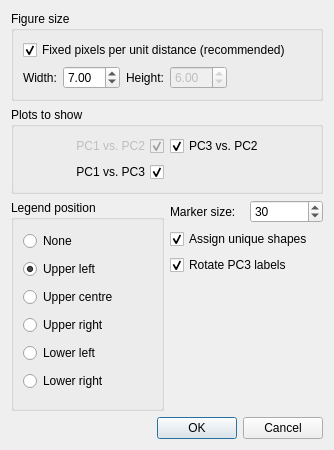
<?xml version="1.0" encoding="UTF-8"?>
<ui version="4.0">
 <class>PcaPlotDialog</class>
 <widget class="QDialog" name="PcaPlotDialog">
  <property name="geometry">
   <rect>
    <x>0</x>
    <y>0</y>
    <width>334</width>
    <height>450</height>
   </rect>
  </property>
  <property name="sizePolicy">
   <sizepolicy hsizetype="Fixed" vsizetype="Fixed">
    <horstretch>0</horstretch>
    <verstretch>0</verstretch>
   </sizepolicy>
  </property>
  <property name="windowTitle">
   <string>PCA plot</string>
  </property>
  <property name="windowIcon">
   <iconset>
    <normaloff>../../../../../icons/programIcon.png</normaloff>../../../../../icons/programIcon.png</iconset>
  </property>
  <layout class="QVBoxLayout" name="verticalLayout_4">
   <item>
    <widget class="QGroupBox" name="groupBox_3">
     <property name="title">
      <string>Figure size</string>
     </property>
     <layout class="QVBoxLayout" name="verticalLayout">
      <item>
       <widget class="QCheckBox" name="chkFixedPixelsPerUnitDistance">
        <property name="text">
         <string>Fixed pixels per unit distance (recommended)</string>
        </property>
        <property name="checked">
         <bool>true</bool>
        </property>
       </widget>
      </item>
      <item>
       <layout class="QHBoxLayout" name="horizontalLayout">
        <item>
         <widget class="QLabel" name="lblFigureWidth">
          <property name="text">
           <string>Width:</string>
          </property>
         </widget>
        </item>
        <item>
         <widget class="QDoubleSpinBox" name="spinFigWidth">
          <property name="sizePolicy">
           <sizepolicy hsizetype="Minimum" vsizetype="Fixed">
            <horstretch>0</horstretch>
            <verstretch>0</verstretch>
           </sizepolicy>
          </property>
          <property name="decimals">
           <number>2</number>
          </property>
          <property name="minimum">
           <double>0.500000000000000</double>
          </property>
          <property name="maximum">
           <double>20.000000000000000</double>
          </property>
          <property name="singleStep">
           <double>0.500000000000000</double>
          </property>
          <property name="value">
           <double>7.000000000000000</double>
          </property>
         </widget>
        </item>
        <item>
         <widget class="QLabel" name="lblFigureHeight">
          <property name="text">
           <string>Height:</string>
          </property>
         </widget>
        </item>
        <item>
         <widget class="QDoubleSpinBox" name="spinFigHeight">
          <property name="enabled">
           <bool>false</bool>
          </property>
          <property name="sizePolicy">
           <sizepolicy hsizetype="Minimum" vsizetype="Fixed">
            <horstretch>0</horstretch>
            <verstretch>0</verstretch>
           </sizepolicy>
          </property>
          <property name="minimum">
           <double>0.500000000000000</double>
          </property>
          <property name="maximum">
           <double>20.000000000000000</double>
          </property>
          <property name="singleStep">
           <double>0.050000000000000</double>
          </property>
          <property name="value">
           <double>6.000000000000000</double>
          </property>
         </widget>
        </item>
        <item>
         <spacer name="horizontalSpacer_2">
          <property name="orientation">
           <enum>Qt::Horizontal</enum>
          </property>
          <property name="sizeHint" stdset="0">
           <size>
            <width>10</width>
            <height>20</height>
           </size>
          </property>
         </spacer>
        </item>
       </layout>
      </item>
     </layout>
    </widget>
   </item>
   <item>
    <widget class="QGroupBox" name="groupBox">
     <property name="title">
      <string>Plots to show</string>
     </property>
     <layout class="QVBoxLayout" name="verticalLayout_2">
      <item>
       <layout class="QGridLayout" name="gridLayout">
        <item row="0" column="0">
         <widget class="QCheckBox" name="checkBox">
          <property name="enabled">
           <bool>false</bool>
          </property>
          <property name="layoutDirection">
           <enum>Qt::RightToLeft</enum>
          </property>
          <property name="text">
           <string>PC1 vs. PC2</string>
          </property>
          <property name="checked">
           <bool>true</bool>
          </property>
         </widget>
        </item>
        <item row="0" column="1">
         <widget class="QCheckBox" name="chkPC3vsPC2">
          <property name="text">
           <string>PC3 vs. PC2</string>
          </property>
          <property name="checked">
           <bool>true</bool>
          </property>
         </widget>
        </item>
        <item row="1" column="0">
         <widget class="QCheckBox" name="chkPC1vsPC3">
          <property name="layoutDirection">
           <enum>Qt::RightToLeft</enum>
          </property>
          <property name="text">
           <string>PC1 vs. PC3</string>
          </property>
          <property name="checked">
           <bool>true</bool>
          </property>
         </widget>
        </item>
       </layout>
      </item>
     </layout>
    </widget>
   </item>
   <item>
    <layout class="QHBoxLayout" name="horizontalLayout_4">
     <item>
      <widget class="QGroupBox" name="groupBox_6">
       <property name="title">
        <string>Legend position</string>
       </property>
       <layout class="QVBoxLayout" name="verticalLayout_9">
        <item>
         <widget class="QRadioButton" name="radioLegendPosNone">
          <property name="text">
           <string>None</string>
          </property>
         </widget>
        </item>
        <item>
         <widget class="QRadioButton" name="radioLegendPosUpperLeft">
          <property name="text">
           <string>Upper left</string>
          </property>
          <property name="checked">
           <bool>true</bool>
          </property>
         </widget>
        </item>
        <item>
         <widget class="QRadioButton" name="radioLegendPosUpperCentre">
          <property name="text">
           <string>Upper centre</string>
          </property>
         </widget>
        </item>
        <item>
         <widget class="QRadioButton" name="radioLegendPosUpperRight">
          <property name="text">
           <string>Upper right</string>
          </property>
         </widget>
        </item>
        <item>
         <widget class="QRadioButton" name="radioLegendPosLowerLeft">
          <property name="text">
           <string>Lower left</string>
          </property>
         </widget>
        </item>
        <item>
         <widget class="QRadioButton" name="radioLegendPosLowerRight">
          <property name="text">
           <string>Lower right</string>
          </property>
         </widget>
        </item>
       </layout>
      </widget>
     </item>
     <item>
      <layout class="QVBoxLayout" name="verticalLayout_3">
       <item>
        <layout class="QHBoxLayout" name="horizontalLayout_2">
         <item>
          <widget class="QLabel" name="label_5">
           <property name="text">
            <string>Marker size:</string>
           </property>
          </widget>
         </item>
         <item>
          <widget class="QSpinBox" name="spinMarkerSize">
           <property name="minimum">
            <number>1</number>
           </property>
           <property name="maximum">
            <number>100</number>
           </property>
           <property name="value">
            <number>30</number>
           </property>
          </widget>
         </item>
        </layout>
       </item>
       <item>
        <widget class="QCheckBox" name="chkUniqueShapes">
         <property name="text">
          <string>Assign unique shapes</string>
         </property>
         <property name="checked">
          <bool>true</bool>
         </property>
        </widget>
       </item>
       <item>
        <widget class="QCheckBox" name="chkRotateLabels">
         <property name="text">
          <string>Rotate PC3 labels</string>
         </property>
         <property name="checked">
          <bool>true</bool>
         </property>
        </widget>
       </item>
       <item>
        <spacer name="verticalSpacer">
         <property name="orientation">
          <enum>Qt::Vertical</enum>
         </property>
         <property name="sizeHint" stdset="0">
          <size>
           <width>20</width>
           <height>40</height>
          </size>
         </property>
        </spacer>
       </item>
      </layout>
     </item>
    </layout>
   </item>
   <item>
    <layout class="QHBoxLayout" name="horizontalLayout_3">
     <item>
      <spacer name="horizontalSpacer_3">
       <property name="orientation">
        <enum>Qt::Horizontal</enum>
       </property>
       <property name="sizeHint" stdset="0">
        <size>
         <width>40</width>
         <height>20</height>
        </size>
       </property>
      </spacer>
     </item>
     <item>
      <widget class="QDialogButtonBox" name="buttonBox">
       <property name="orientation">
        <enum>Qt::Horizontal</enum>
       </property>
       <property name="standardButtons">
        <set>QDialogButtonBox::Cancel|QDialogButtonBox::Ok</set>
       </property>
       <property name="centerButtons">
        <bool>false</bool>
       </property>
      </widget>
     </item>
    </layout>
   </item>
  </layout>
 </widget>
 <resources/>
 <connections>
  <connection>
   <sender>buttonBox</sender>
   <signal>accepted()</signal>
   <receiver>PcaPlotDialog</receiver>
   <slot>accept()</slot>
   <hints>
    <hint type="sourcelabel">
     <x>267</x>
     <y>144</y>
    </hint>
    <hint type="destinationlabel">
     <x>157</x>
     <y>154</y>
    </hint>
   </hints>
  </connection>
  <connection>
   <sender>buttonBox</sender>
   <signal>rejected()</signal>
   <receiver>PcaPlotDialog</receiver>
   <slot>reject()</slot>
   <hints>
    <hint type="sourcelabel">
     <x>267</x>
     <y>144</y>
    </hint>
    <hint type="destinationlabel">
     <x>277</x>
     <y>154</y>
    </hint>
   </hints>
  </connection>
  <connection>
   <sender>chkFixedPixelsPerUnitDistance</sender>
   <signal>clicked(bool)</signal>
   <receiver>spinFigHeight</receiver>
   <slot>setDisabled(bool)</slot>
   <hints>
    <hint type="sourcelabel">
     <x>181</x>
     <y>39</y>
    </hint>
    <hint type="destinationlabel">
     <x>102</x>
     <y>98</y>
    </hint>
   </hints>
  </connection>
 </connections>
 <designerdata>
  <property name="gridDeltaX">
   <number>10</number>
  </property>
  <property name="gridDeltaY">
   <number>10</number>
  </property>
  <property name="gridSnapX">
   <bool>true</bool>
  </property>
  <property name="gridSnapY">
   <bool>true</bool>
  </property>
  <property name="gridVisible">
   <bool>true</bool>
  </property>
 </designerdata>
</ui>
